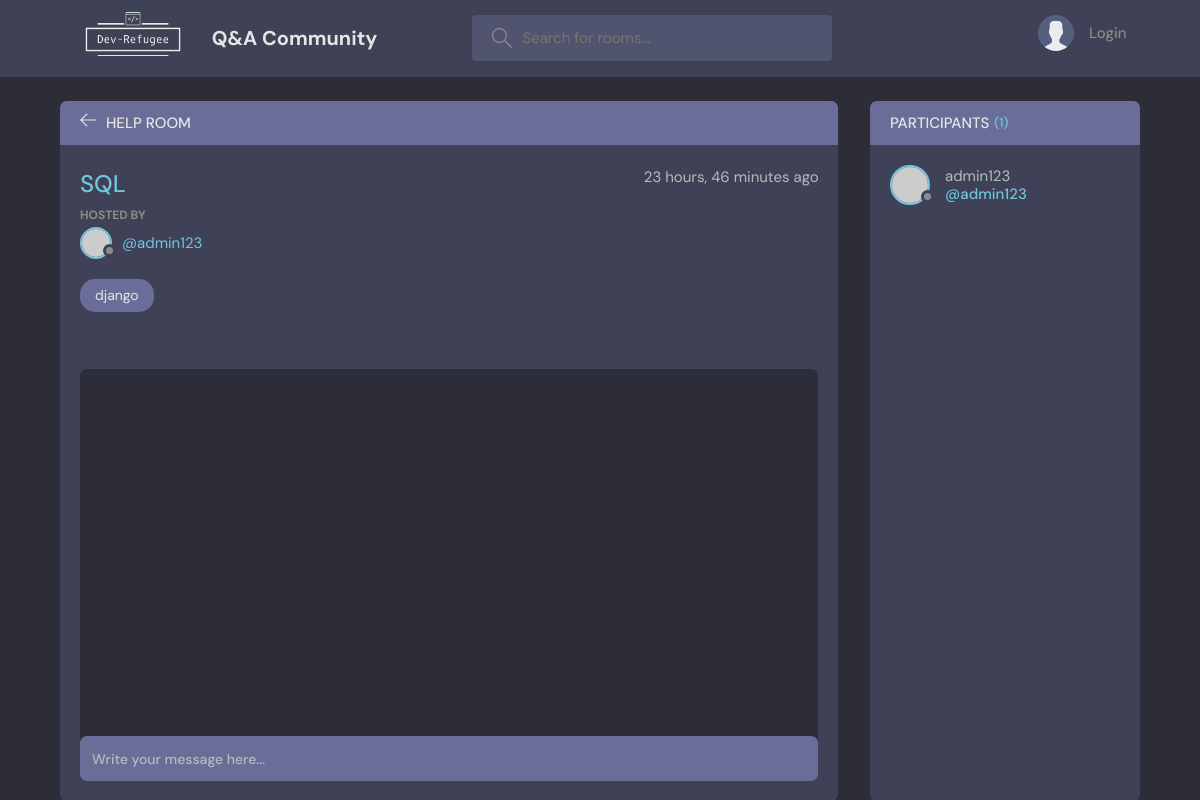
Page /room/3/ on the committed database.
### base/models.py (models this page shows, shortened)
class Room(models.Model):
    host = models.ForeignKey(User, on_delete=models.SET_NULL, null=True)
    topic = models.ForeignKey(Topic, on_delete=models.SET_NULL, null=True)
    name = models.CharField(max_length=200)
    description = models.TextField(null=True, blank=True)
    participants = models.ManyToManyField(User, related_name='participants', blank=True)
    updated = models.DateTimeField(auto_now=True)
    created = models.DateTimeField(auto_now_add=True)
    class Meta:
        ordering = ['-updated', '-created']

class Topic(models.Model):
    name = models.CharField(max_length=200)
    def __str__(self):
        return self.name

### base/views.py (the view, shortened to what this page needs)
def room(request, pk):
    room = Room.objects.get(id=pk)
    room_messages = room.message_set.all()
    participants = room.participants.all()
    context = {'room': room, 'room_messages': room_messages, 'participants': participants}
    return render(request, 'base/room.html', context)

### base/templates/base/room.html (shortened to what this page needs)
{% extends 'main.html' %}
{% block content %}
    <main class="profile-page layout layout--2">
      <div class="container">
        <div class="room">
          <div class="room__top">
            <div class="room__topLeft">
              <a href="{% url 'home' %}">
                <svg version="1.1" xmlns="http://www.w3.org/2000/svg" width="32" height="32" viewBox="0 0 32 32">
                  <title>arrow-left</title>
                  <path
                    d="M13.723 2.286l-13.723 13.714 13.719 13.714 1.616-1.611-10.96-10.96h27.625v-2.286h-27.625l10.965-10.965-1.616-1.607z"
                  ></path>
                </svg>
              </a>
              <h3>Help Room</h3>
            </div>
          </div>
          <div class="room__box scroll">
            <div class="room__header scroll">
              <div class="room__info">
                <h3>{{room.name}}</h3>
                <span>{{room.created | timesince}} ago</span>
              </div>
              <div class="room__hosted">
                <p>Hosted By</p>
                <a href="{% url 'user-profile' room.host.id %}" class="room__author">
                  <div class="avatar avatar--small">
                    <img src="https://randomuser.me/api/portraits/men/37.jpg" />
                  </div>
                  <span>@{{room.host.username}}</span>
                </a>
              </div>
              <span class="room__topics">{{room.topic}}</span>
            </div>
            <div class="room__conversation">
              <div class="threads scroll">
              </div>
            </div>
          </div>
          <div class="room__message">
            <form action="#"><input name="" placeholder="Write your message here..." /></form>
          </div>
        </div>
        <div class="participants">
          <h3 class="participants__top">Participants <span>({{participants.count}})</span></h3>
          <div class="participants__list scroll">
            {% for user in participants %}
            <a href="{% url 'user-profile' user.id %}" class="participant">
              <div class="avatar avatar--medium">
                <img src="https://randomuser.me/api/portraits/men/37.jpg" />
              </div>
              <p>
                {{user.username}}
                <span>@{{user.username}}</span>
              </p>
            </a>
            {% endfor %}
          </div>
        </div>
      </div>
    </main>
{% endblock content %}

### rows in the picture
Room: name "SQL", created "23 hours, 46 minutes", host.username "admin123", topic "django"

### other values in the picture
{{ participants.count }} "1"
{{ user.username }} "admin123"
